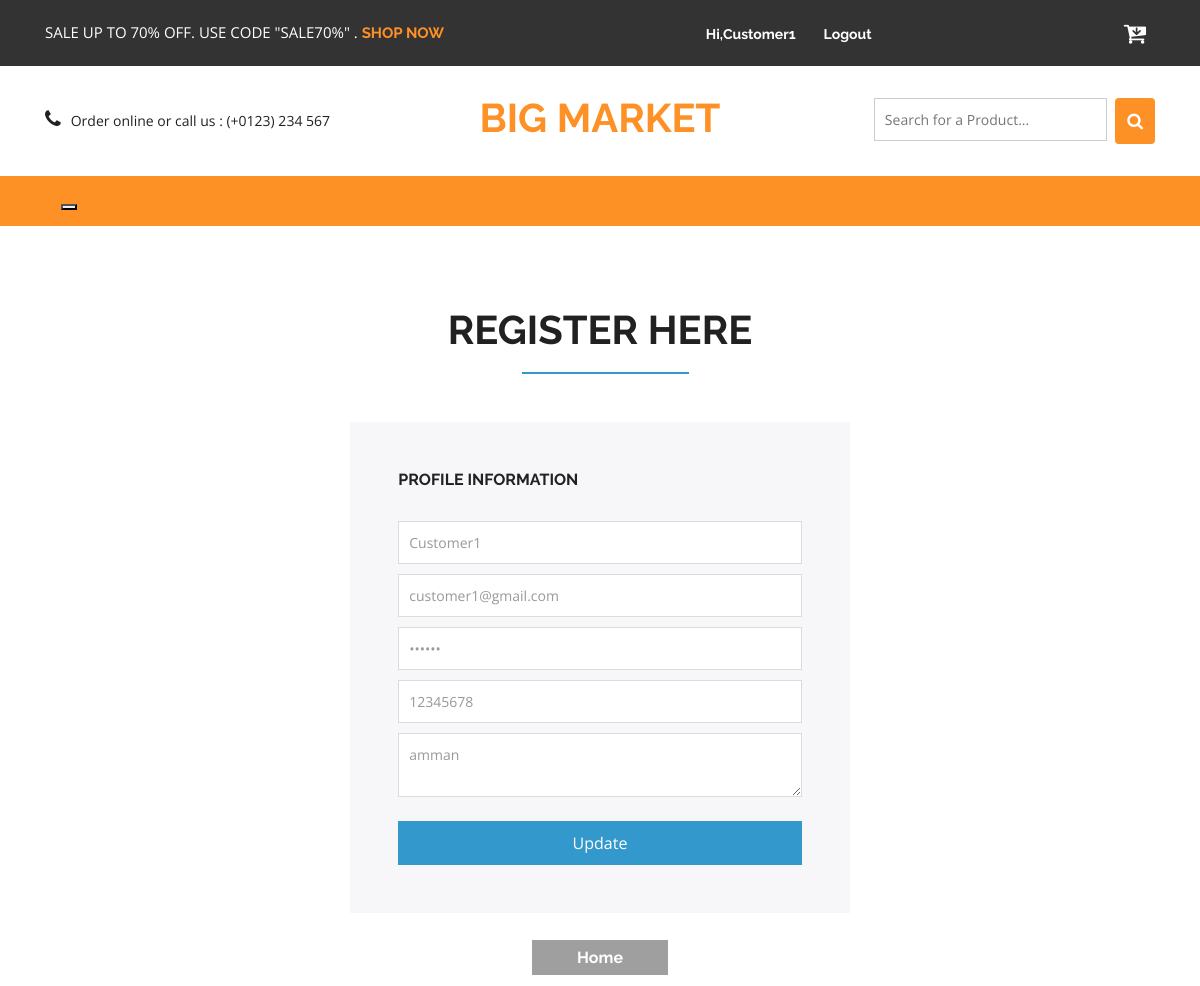
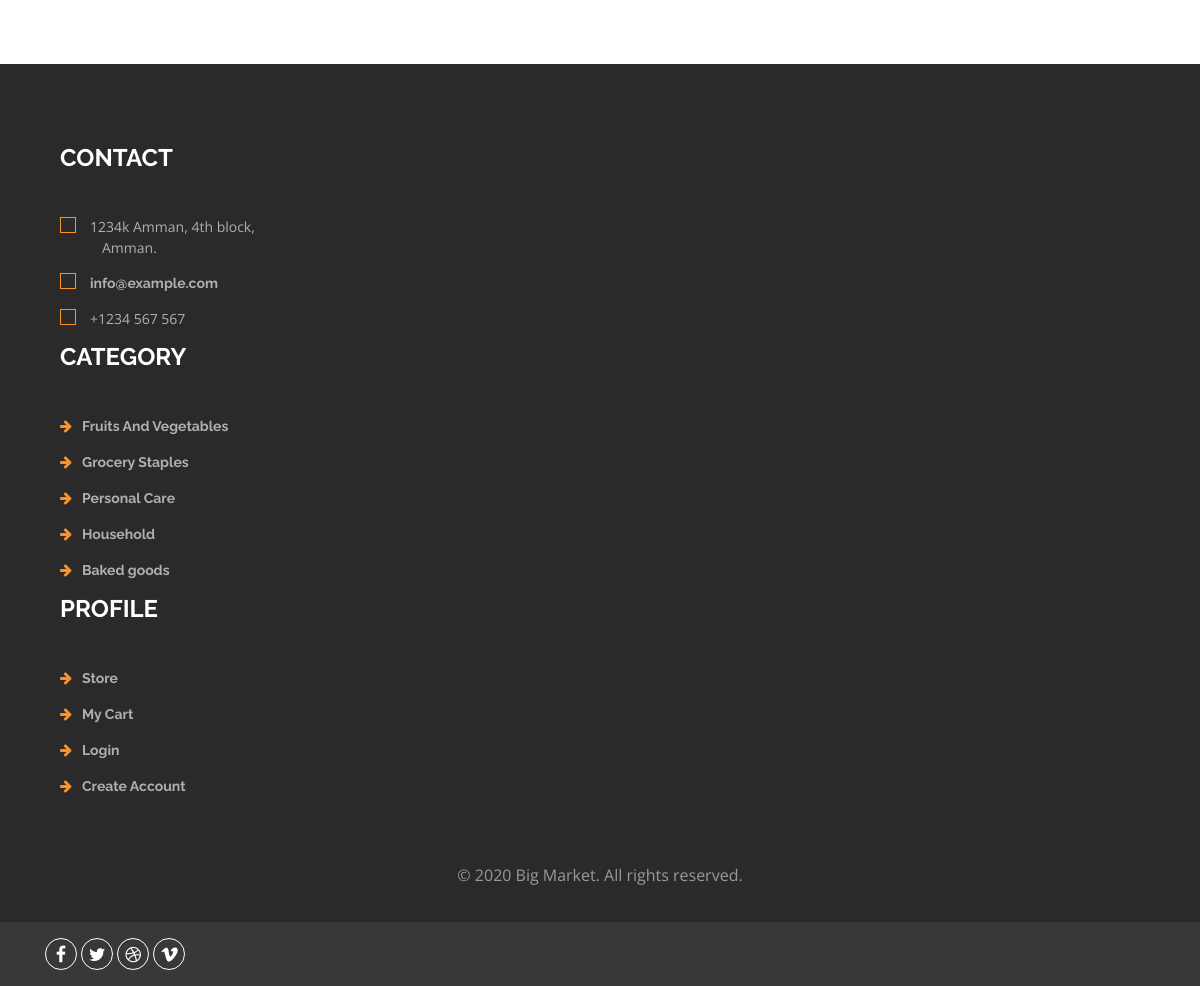
Page /profile.php (signed in) on the committed database (2 pictures, top to bottom).
### tables this page shows
CREATE TABLE `customer` (
  `id` int(11) NOT NULL,
  `customer_name` varchar(50) NOT NULL,
  `email` varchar(50) NOT NULL,
  `password` varchar(50) NOT NULL,
  `phone` int(11) NOT NULL,
  `address` text NOT NULL
);

CREATE TABLE `category` (
  `id` int(11) NOT NULL,
  `cat_name` varchar(50) NOT NULL
);

### profile.php (the view, shortened to what this page needs)
<?php include ("includes/header.php");?>
<?php
$id=$_SESSION['login_user']["cast_id"];
    $queryread ="SELECT * FROM customer WHERE id=$id";
 $r= mysqli_query($conn,$queryread);
 $customerSet= mysqli_fetch_assoc($r);
?>
<div class="register">
  <div class="container">
    <h2>Register Here</h2>
    <div class="login-form-grids">
      <h5>profile information</h5>
      <form action="#" method="post">
      <input type="text" placeholder="Full Name..." required=" " name="name" value="<?php echo $customerSet['customer_name']?>">
      <input type="email" placeholder="Email Address" required=" " name="email" id="cast_email" value="<?php echo $customerSet['email']?>">
      <input type="password" placeholder="Password" required=" " name="password" id="pass" value="<?php echo $customerSet['password']?>">
      <input type="number" placeholder="Phone number" required=" " class="number_input" name="phone" value="<?php echo $customerSet['phone']?>">
      <textarea placeholder="Address" required=" " name="address" value="<?php echo $customerSet['address']?>"><?php echo $customerSet['address']?></textarea>
      <input type="submit" value="Update" name="update" id="update">
      </form>
    </div>
    <div class="register-home">
      <a href="index.php">Home</a>
    </div>
  </div>
</div>
    <?php include 'includes/footer.php';?>

### includes/footer.php (shortened to what this page needs)
<?php require ("includes/connection.php");?>
<div class="footer">
		<div class="container">
			<div class="w3_footer_grids">
				<div class="col-md-4 w3_footer_grid">
					<h3>Contact</h3>
					<ul class="address">
						<li><i class="glyphicon glyphicon-map-marker" aria-hidden="true"></i>1234k Amman, 4th block, <span>Amman.</span></li>
						<li><i class="glyphicon glyphicon-envelope" aria-hidden="true"></i><a href="mailto:info@example.com">info@example.com</a></li>
						<li><i class="glyphicon glyphicon-earphone" aria-hidden="true"></i>+1234 567 567</li>
					</ul>
				</div>
				<div class="col-md-4 w3_footer_grid">
					<h3>Category</h3>
					<ul class="info">
						<?php
					$query = "select * from category";
					$result= mysqli_query($conn,$query);
					while($get_cat=mysqli_fetch_assoc($result)) {
						?>
						<li><i class="fa fa-arrow-right" aria-hidden="true"></i><?php echo "<a href='products.php?table=category&id={$get_cat['id']}''>"?><?php echo $get_cat['cat_name'];?></a></li>
					<?php }?>
					</ul>
				</div>
				<div class="col-md-4 w3_footer_grid">
					<h3>Profile</h3>
					<ul class="info">
						<li><i class="fa fa-arrow-right" aria-hidden="true"></i><a href="products.php">Store</a></li>
						<li><i class="fa fa-arrow-right" aria-hidden="true"></i><a href="checkout.php">My Cart</a></li>
						<li><i class="fa fa-arrow-right" aria-hidden="true"></i><a href="login.php">Login</a></li>
						<li><i class="fa fa-arrow-right" aria-hidden="true"></i><a href="registered.php">Create Account</a></li>
					</ul>
				</div>
			</div>
		</div>
		<div class="footer-copy">
			<div class="container">
				<p>© 2020 Big Market. All rights reserved.
			</div>
		</div>
	</div>
	<div class="footer-botm">
			<div class="container">
				<div class="w3layouts-foot">
					<ul>
						<li><a href="#" class="w3_agile_facebook"><i class="fa fa-facebook" aria-hidden="true"></i></a></li>
						<li><a href="#" class="agile_twitter"><i class="fa fa-twitter" aria-hidden="true"></i></a></li>
						<li><a href="#" class="w3_agile_dribble"><i class="fa fa-dribbble" aria-hidden="true"></i></a></li>
						<li><a href="#" class="w3_agile_vimeo"><i class="fa fa-vimeo" aria-hidden="true"></i></a></li>
					</ul>
				</div>
				<div class="clearfix"> </div>
			</div>
		</div>
</body>
</html>

### css/style.css (style rules this page uses)
html, body { font-size: 100%; font-family: 'Open Sans', sans-serif; background:#ffffff; }
ul li,ol li { font-size:14px; }
p { margin:0; }
ul,label { margin:0; padding:0; }
input[type="submit"],#PPMiniCart .minicart-submit,.w3ls_vegetables ul li a,input[type="reset"],.agileinfo_mail_grid_left ul li a,.events_bottom_left2 ul li a,.w3ls_service_grids1_right a,ul.agileits_social_icons li a,.w3l_banner_nav_right_banner_pet a,.w3ls_w3l_banner_nav_right_grid_head_grid ul li a,.products-breadcrumb ul li a,.w3_footer_grid ul li a,.w3l_fresh_vegetables_grid ul li a,.wthree_footer_copy p a,.agile_top_brand_left_grid1 .button,.w3ls_logo_products_left1 ul.special_items li a,.w3ls_logo_products_left1 ul.phone_email li a { transition: .5s ease-in; -webkit-transition: .5s ease-in; -moz-transition: .5s ease-in; -o-transition: .5s ease-in; -ms-transition: .5s ease-in; }
.top-brands h2,.newproducts-w3agile h3,.login h2,.register h2,.faq-w3agile h3,.brands h3 { text-align:center; color:#212121; padding-bottom:.5em; position:relative; font-size: 2.5em; text-transform: uppercase; }
.top-brands h2:after,.newproducts-w3agile h3:after,.login h2:after,.register h2:after,.faq-w3agile h3:after,.brands h3:after { content: ''; background: #3399cc; height: 2px; width: 15%; position: absolute; bottom: 0%; left: 43%; }
.footer { padding: 5em 0 2em; background: #2b2a2a; }
.w3_footer_grid h3 { color: #ffffff; font-size: 1.5em; margin-bottom: 1.8em; text-transform: uppercase; }
.w3_footer_grid ul li { list-style-type: none; margin-bottom: 1em; color: #afafaf; font-size: 14px; }
.w3_footer_grid ul.address li i { color:#fe9126; border: 1px solid #fe9126; padding: .5em; margin-right: 1em; }
.w3_footer_grid ul.address li span { display: block; margin-left: 3em; }
.w3_footer_grid ul li a { color: #afafaf; text-decoration: none; }
i.fa.fa-arrow-right { color: #fe9126; margin-right: 10px; }
.footer-copy p { margin:4em 0 0; text-align:center; color:#999; line-height:1.8em; }
.w3layouts-foot ul li { display:inline-block; }
.w3layouts-foot ul li a { width: 32px; height: 32px; color: #fff; border: 1px solid #fff; text-align: center; display: inline-block; font-size: 18px; line-height: 32px; border-radius: 50%; }
.w3layouts-foot { float: left; }
.footer-botm { background: #393737; padding: 16px 0; }
.login-form-grids { width: 45%; padding: 3em; background:#F7F7F9; margin:3em auto 0; }
.login-form-grids input[type="email"],.login-form-grids input[type="password"],.login-form-grids input[type="text"],.login-form-grids input[type="number"] { outline: none; border: 1px solid #DBDBDB; padding: 10px 10px 10px 10px; font-size: 14px; color: #999; display: block; width: 100%; }
.login-form-grids input[type="submit"] { outline: none; border: none; padding: 10px 0; font-size: 1em; color: #fff; display: block; width: 100%; background:#3399cc; margin: 1.5em 0 0; }
.register { padding: 5em 0; }
.login-form-grids h5,.login-form-grids h6 { font-size:1em; color:#212121; text-transform:uppercase; margin:0 0 2em; }
.register-home { margin:2em 0 0; text-align:center; }
.register-home a { padding: 8px 45px; background: #9F9F9F; color:#fff; font-size:1em; text-decoration:none; }
.glyphicon { position: relative; top: 1px; display: inline-block; font-family: 'Glyphicons Halflings'; font-style: normal; font-weight: 400; line-height: 1; -webkit-font-smoothing: antialiased; -moz-osx-font-smoothing: grayscale; color: #777; }

### includes/header.php (style rules this page uses)
.login-form-grids input,.login-form-grids textarea { outline: none; border: 1px solid #DBDBDB; padding: 10px 10px 10px 10px; margin-top: 10px; font-size: 14px; color: #999; display: block; width: 100%; }

### rows in the picture
customer: name "Customer1", email "customer1@gmail.com", phone "12345678", address "amman"
category: cat_name "Fruits And Vegetables"
category: cat_name "Grocery Staples"
category: cat_name "Personal Care"
category: cat_name "Household"
category: cat_name "Baked goods"

### other values in the picture
$_SESSION['login_user']["username"] "Customer1"
